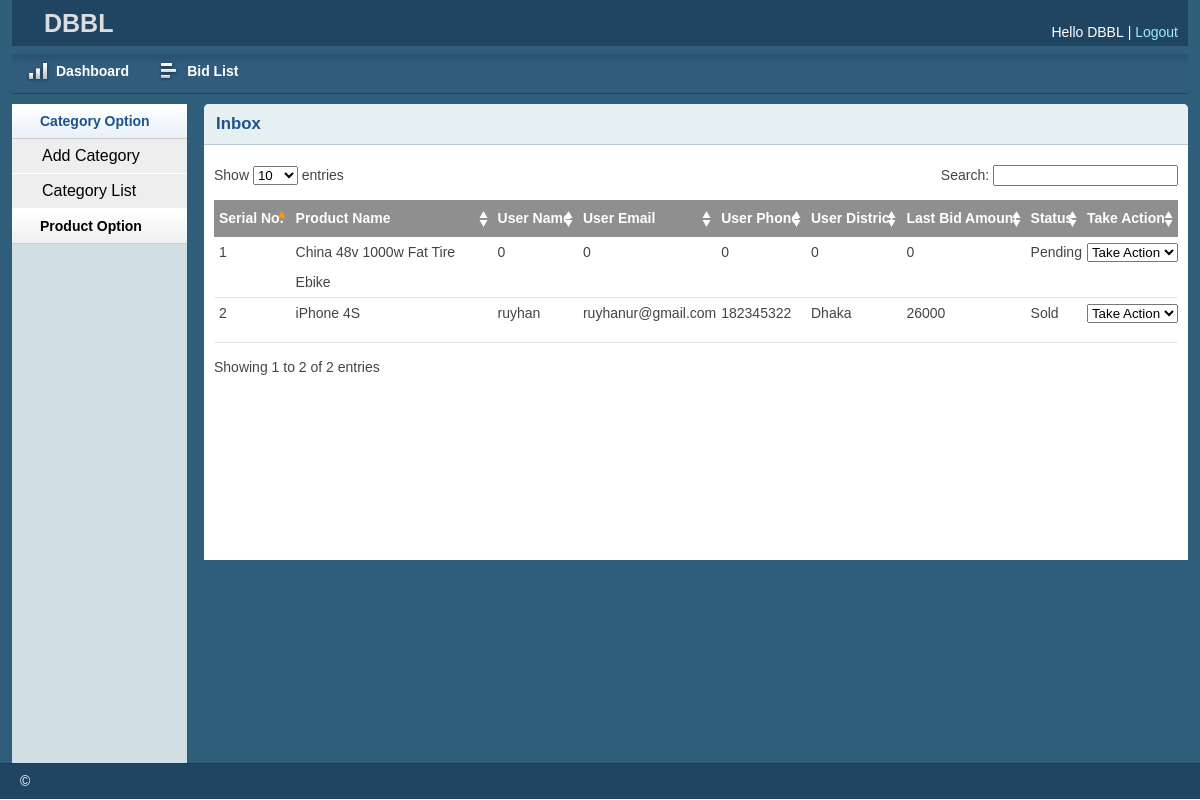
The page /Bank/bidlist.php (signed in) on the database as committed earlier.
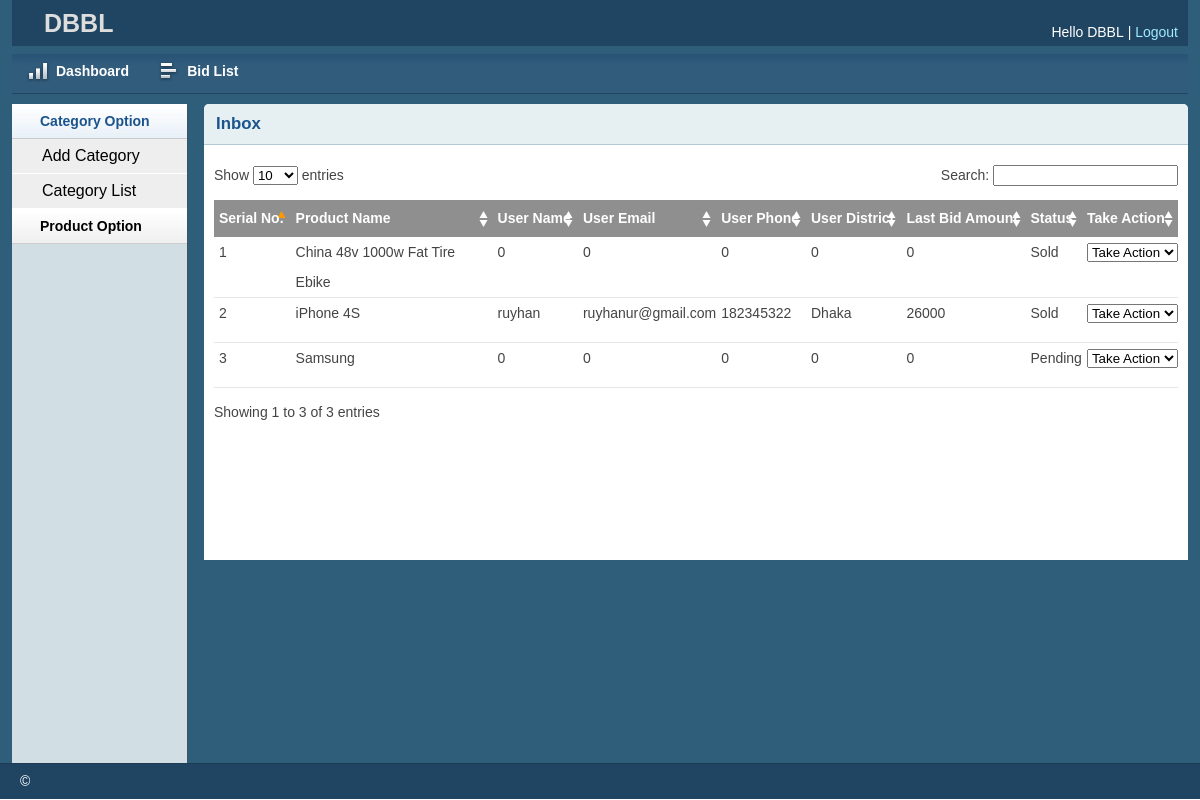
The same page on the database as committed later.
### tables this page shows
CREATE TABLE `tbl_bid` (
  `id` int(100) NOT NULL,
  `productId` int(11) NOT NULL,
  `productName` varchar(250) NOT NULL,
  `bid_start_from` float NOT NULL,
  `name` varchar(100) DEFAULT NULL,
  `email` varchar(100) DEFAULT NULL,
  `phone` int(20) DEFAULT NULL,
  `district` varchar(100) DEFAULT NULL,
  `bid_data` int(20) DEFAULT NULL,
  `bank_name` varchar(230) NOT NULL,
  `declare_sold` int(11) NOT NULL,
  `rand_id` int(11) NOT NULL
);

### lib/Session.php (called while the page is built, shortened)
    <?php
class Session{
     public static function get($key){
      if (isset($_SESSION[$key])) {
       return $_SESSION[$key];
      } else {
       return false;
      }
     }
    }
    ?>

### lib/Database.php (called while the page is built, shortened)
<?php
Class Database{
 public $host   = DB_HOST;
 public $user   = DB_USER;
 public $pass   = DB_PASS;
 public $dbname = DB_NAME;
 public $link;
private function connectDB(){
 $this->link = new mysqli($this->host, $this->user, $this->pass,
  $this->dbname);
 }
public function select($query){
  $result = $this->link->query($query) or
   die($this->link->error.__LINE__);
  if($result->num_rows > 0){
    return $result;
  } else {
    return false;
  }
 }
}

### classes/Bid.php (called while the page is built, shortened)
<?php
$filepath = realpath(dirname(__FILE__));
include_once ($filepath.'/../lib/Database.php');
?>
<?php
class Bid{
	private $db;
	public function __construct()
	{
		$this->db = new Database();
	}
		public function getAllBidProduct(){
			$bankName = Session::get('bank_name');
			$query = "SELECT * FROM tbl_bid where bank_name= '$bankName'";
		$result = $this->db->select($query);
		return $result;
		}
	}
?>

### Bank/bidlist.php (the view, shortened to what this page needs)
<?php include 'inc/header.php';?>
<?php include 'inc/sidebar.php';?>
<?php include '../classes/Bid.php'; ?>
        <div class="grid_10">
            <div class="box round first grid">
                <h2>Inbox</h2>
                <div class="block">
                    <table class="data display datatable" id="example">
					<thead>
						<tr>
							<th>Serial No.</th>
							<th>Product Name</th>
							<th>User Name</th>
							<th>User Email</th>
							<th>User Phone</th>
							<th>User District</th>
							<th>Last Bid Amount</th>
							<th>Status</th>
							<th>Take Action</th>
						</tr>
					</thead>
					<tbody>
					<?php
						$bd = new Bid();
						$getBid = $bd->getAllBidProduct();
						if ($getBid) {
							$i=0;
							while ($result = $getBid->fetch_assoc()) {
								$i++;
					?>
						<tr class="odd gradeX">
							<td><?php echo $i;?></td>
							<td><?php echo $result['productName'];?></td>
							<td><?php echo $result['name'];?></td>
							<td><?php echo $result['email'];?></td>
							<td><?php echo $result['phone'];?></td>
							<td><?php echo $result['district'];?></td>
							<td><?php echo $result['bid_data'];?></td>
							<td>
     <?php
       if ($result['declare_sold']==1) {
         echo "<p id=str".$result['id'].">Sold</p>";
       }
       else{
        echo "<p id=str".$result['id'].">Pending</p>";
       }
       ?>
     </td>
     <td>
       <select id="select" onchange="sold(this.value,<?php echo $result['id']; ?>)">
        <option>Take Action</option>
       </select>
     </td>
						</tr>
						<?php } } ?>
					</tbody>
				</table>
               </div>
            </div>
        </div>
<?php include 'inc/footer.php';?>

### Bank/inc/header.php (shortened to what this page needs)
<?php
include '../lib/session.php';
?>
<!DOCTYPE html>
<html>
<head>
    <link rel="stylesheet" type="text/css" href="css/reset.css" media="screen" />
    <link rel="stylesheet" type="text/css" href="css/text.css" media="screen" />
    <link rel="stylesheet" type="text/css" href="css/grid.css" media="screen" />
    <link rel="stylesheet" type="text/css" href="css/layout.css" media="screen" />
    <link rel="stylesheet" type="text/css" href="css/nav.css" media="screen" />
    <link href="css/table/demo_page.css" rel="stylesheet" type="text/css" />
</head>
<body>
    <div class="container_12">
        <div class="grid_12 header-repeat">
            <div id="branding">
				<div class="floatleft middle">
					<h1><?php echo Session::get('bank_name');?></h1>
				</div>
                <div class="floatright">
                    <div class="floatleft marginleft10">
                        <ul class="inline-ul floatleft">
                            <li>Hello <?php echo Session::get('bank_name');?></li>
                            <li><a href="?action=logout">Logout</a></li>
                        </ul>
                    </div>
                </div>
            </div>
        </div>
        <div class="grid_12">
            <ul class="nav main">
                <li class="ic-dashboard"><a href="index.php"><span>Dashboard</span></a> </li>
				<li class="ic-grid-tables"><a href="bidlist.php"><span>Bid List</span></a></li>
            </ul>
        </div>

### Bank/inc/sidebar.php (shortened to what this page needs)
<div class="grid_2">
    <div class="box sidemenu">
        <div class="block" id="section-menu">
            <ul class="section menu">
                <li><a class="menuitem">Category Option</a>
                    <ul class="submenu">
                        <li><a href="catadd.php">Add Category</a> </li>
                        <li><a href="catlist.php">Category List</a> </li>
                    </ul>
                </li>
                <li><a class="menuitem">Product Option</a>
                </li>
            </ul>
        </div>
    </div>
</div>

### Bank/inc/footer.php (shortened to what this page needs)
    </div>
    <div id="site_info">
        <p>
         &copy; <a href="#"></a>
        </p>
    </div>
</body>
</html>

### Bank/css/layout.css (style rules this page uses)
body { background: #fff none repeat scroll 0 0; color: #444; font-size: 14px; padding: 0; }
.floatleft { float:left; }
.middle { margin-left: 22px; margin-top: -14px; }
.middle h1 { color:#ddd;margin:0 }
.floatright { float:right; }
.inline-ul li { display:inline; color:#fff; }
.marginleft10 { margin-left:10px; }
a { color: #000; font-weight:bold; text-decoration: none; }
.container_12, .container_16 { background:#2E5E79; }
h1, h2, h3, h4, h5, h6 { line-height:1.2em; margin-bottom:.3em; }
h2 { margin-top:1em; }
#branding { font-weight: normal; margin-bottom: 0; padding: 22px 10px 3px; text-align: left; }
.header-repeat { background:url(../img/header-repeat.jpg) repeat-x; }
#branding a { color:#A1EAFF; font-weight:normal; }
#branding a:before { content:" | "; color:#fff; }
#branding ul, #branding ul li { margin:0px; padding:0px; }
#branding li { padding:0px 0px 0px 0px !important; }
.box { background:#fff; margin-bottom:20px; padding:10px 10px 10px 10px; margin-left:-8px; }
.box.grid { padding-bottom:40px; }
.box.round { -moz-border-radius: 5px 5px 0px 0px; -webkit-border-radius: 5px 5px 0px 0px; border-radius: 5px 5px 0px 0px; }
.box h2 { font-size:1.2em; font-weight:bold; color:#1B548D; background:#E6F0F3; margin:-10px -10px 0 -10px; padding:10px 12px; border-bottom:1px solid #B3CBD6; -moz-border-radius: 5px 5px 0px 0px; -webkit-border-radius: 5px 5px 0px 0px; border-radius: 5px 5px 0px 0px; }
.box.first { min-height: 406px; }
.block { padding-top:20px; }
.box.sidemenu { background-color:#D1DEE4; border-right:1px solid #3A5665; padding:0px; margin:0px; cursor:pointer; }
.box.sidemenu .block { padding-top:0px; margin-top:0px; }
p { margin-bottom:1em; }
ul, ol { padding-top:0; }
ul.menu { list-style:none; border-top:1px solid #bbb; }
ul.menu li { margin:0; }
ul.menu li a { display:block; padding:4px 10px; border-bottom:1px solid #ccc; }
ul.menu ul { list-style:none; margin:0; }
ul.menu ul li a { padding-left:30px; }
ul.section { border-top:0; margin-bottom:0; }
ul.section li a { background:url(../img/sidemenu-repeat.jpg) repeat-x; line-height:26px; padding-left:28px; }
ul.section li li a { background:#ddd; border-bottom:1px solid #eee; }
ul.section ul li { text-transform:none; }
ul.section ul.current li a { background: #eee none repeat scroll 0 0; border-bottom: 1px solid #fff; font-size: 16px; font-weight: normal; }
ul.section li a.current { color:#1B548D; background:url(../img/sidemenu-repeat-hover.jpg) repeat-x; }
#site_info { color:#fff; background:#204562; border-top:1px solid #1d3b53; padding-left:20px; }
#site_info p { line-height:35px; margin-bottom:0px; }
.block { padding-bottom:1px; }
table.display { margin: 0 auto; clear: both; width: 100%; }
.sorting_asc { background: #8f8f8f url(../img/table/sort_asc.png) no-repeat center right; padding:8px 5px; text-align:left; color:#fff; }
.sorting { background:#8f8f8f url(../img/table/sort_both.png) no-repeat center right; padding:8px 5px; text-align:left; color:#fff; }
tr.odd { height: 30px; line-height: 30px; border-bottom:1px solid #e6e6e6; }
tr.even { height: 30px; line-height: 30px; border-bottom:1px solid #e6e6e6; }
tr.odd td, tr.even td { padding-left:5px; }

Rows that differ between the two databases and show on the page:
changed tbl_bid "China 48v 1000w Fat Tire Ebike": declare_sold "Pending" → "Sold"
added tbl_bid: productName "Samsung", name "0", email "0", phone "0", district "0", bid_data "0", id "Take Action"
Other text that changed with them:
text written by a page script: "Show entries Search: Showing 1 to 2 of 2 entries" → "Show entries Search: Showing 1 to 3 of 3 entries"
